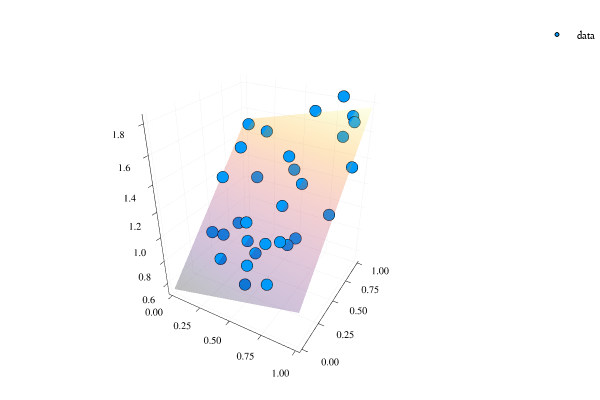

The cell this chart's notebook holds for it:
### Markdown cell above
### Gradient Descent

**Idea:** To improve the prediction we can take the gradient of the loss w.r.t. $W$ and $b$ and perform gradient descent.

In contrast to TensorFlow or PyTorch in Python this is possible without tracing the operations in advance (Julia is just-in-time compiled, the *computational graph* is Julia’s own syntax).

### Code cell
# gradient steps and learning rate
steps = 100
ν = 0.02

# gradient descent
for i=1:steps
  g = gradient(() -> loss(model), params(W, b))
  W .-= ν .* g[W]
  b .-= ν .* g[b]
  printloss(model, i)
end

# plot
plotting(model)

### Figure 1 — Plotly figure (JSON) as saved in the notebook; plotly's stock layout.template omitted (floating-point values rounded to 4 significant figures; data arrays with more than 128 entries replaced by an {"elided": "..."} marker saying what was removed)
{"data": [{"colorbar": {"title": ""}, "legendgroup": "data", "marker": {"color": "rgba(0, 154, 250, 1.000)", "line": {"color": "rgba(0, 0, 0, 1.000)", "width": 1}, "size": 4, "symbol": "circle"}, "mode": "markers", "name": "data", "showlegend": true, "type": "scatter3d", "x": [0.5552, 0.239, 0.9986, 0.5321, 0.953, 0.6309, 0.7381, 0.7121, 0.906, 0.7526, 0.05186, 0.09495, 0.7958, 0.2005, 0.6196, 0.8544, 0.2879, 0.5947, 0.3981, 0.0379, 0.1212, 0.5399, 0.8819, 0.2872, 0.7805, 0.5436, 0.6951, 0.4496, 0.5861, 0.2894], "xaxis": "x1", "y": [0.1221, 0.9237, 0.7082, 0.1245, 0.4856, 0.2307, 0.06449, 0.2789, 0.9435, 0.3048, 0.9638, 0.3646, 0.996, 0.3587, 0.4761, 0.888, 0.4325, 0.9974, 0.3669, 0.6088, 0.742, 0.2522, 0.9748, 0.6985, 0.3651, 0.707, 0.6107, 0.2974, 0.7079, 0.1912], "yaxis": "y1", "z": [0.8909, 1.489, 1.462, 0.7192, 1.208, 1.024, 0.8527, 1.038, 1.676, 1.013, 1.499, 0.8554, 1.821, 0.873, 1.18, 1.58, 0.962, 1.686, 1.038, 1.191, 1.401, 0.9005, 1.704, 1.215, 1.038, 1.437, 1.306, 0.9411, 1.345, 0.7975], "zmax": null, "zmin": null}, {"colorbar": {"title": ""}, "colorscale": [[0, "rgba(0, 0, 4, 0.500)"], [0.03448, "rgba(4, 3, 20, 0.500)"], [0.06897, "rgba(13, 8, 41, 0.500)"], [0.1034, "rgba(24, 12, 60, 0.500)"], [0.1379, "rgba(38, 12, 81, 0.500)"], [0.1724, "rgba(54, 9, 97, 0.500)"], [0.2069, "rgba(69, 10, 105, 0.500)"], [0.2414, "rgba(84, 15, 109, 0.500)"], [0.2759, "rgba(97, 19, 110, 0.500)"], [0.3103, "rgba(111, 25, 110, 0.500)"], [0.3448, "rgba(125, 30, 109, 0.500)"], [0.3793, "rgba(140, 35, 105, 0.500)"], [0.4138, "rgba(154, 40, 101, 0.500)"], [0.4483, "rgba(166, 45, 96, 0.500)"], [0.4828, "rgba(180, 51, 89, 0.500)"], [0.5172, "rgba(193, 58, 80, 0.500)"], [0.5517, "rgba(206, 67, 71, 0.500)"], [0.5862, "rgba(216, 76, 62, 0.500)"], [0.6207, "rgba(226, 87, 52, 0.500)"], [0.6552, "rgba(235, 100, 41, 0.500)"], [0.6897, "rgba(241, 115, 29, 0.500)"], [0.7241, "rgba(247, 130, 18, 0.500)"], [0.7586, "rgba(250, 144, 8, 0.500)"], [0.7931, "rgba(252, 161, 8, 0.500)"], [0.8276, "rgba(252, 178, 22, 0.500)"], [0.8621, "rgba(250, 196, 42, 0.500)"], [0.8966, "rgba(246, 213, 67, 0.500)"], [0.931, "rgba(243, 229, 93, 0.500)"], [0.9655, "rgba(242, 244, 130, 0.500)"], [1, "rgba(252, 255, 164, 0.500)"]], "hoverinfo": "none", "name": "y2", "opacity": 0.5, "showlegend": false, "showscale": false, "type": "surface", "x": [0, 0.0101, 0.0202, 0.0303, 0.0404, 0.05051, 0.06061, 0.07071, 0.08081, 0.09091, 0.101, 0.1111, 0.1212, 0.1313, 0.1414, 0.1515, 0.1616, 0.1717, 0.1818, 0.1919, 0.202, 0.2121, 0.2222, 0.2323, 0.2424, 0.2525, 0.2626, 0.2727, 0.2828, 0.2929, 0.303, 0.3131, 0.3232, 0.3333, 0.3434, 0.3535, 0.3636, 0.3737, 0.3838, 0.3939, 0.404, 0.4141, 0.4242, 0.4343, 0.4444, 0.4545, 0.4646, 0.4747, 0.4848, 0.4949, 0.5051, 0.5152, 0.5253, 0.5354, 0.5455, 0.5556, 0.5657, 0.5758, 0.5859, 0.596, 0.6061, 0.6162, 0.6263, 0.6364, 0.6465, 0.6566, 0.6667, 0.6768, 0.6869, 0.697, 0.7071, 0.7172, 0.7273, 0.7374, 0.7475, 0.7576, 0.7677, 0.7778, 0.7879, 0.798, 0.8081, 0.8182, 0.8283, 0.8384, 0.8485, 0.8586, 0.8687, 0.8788, 0.8889, 0.899, 0.9091, 0.9192, 0.9293, 0.9394, 0.9495, 0.9596, 0.9697, 0.9798, 0.9899, 1], "xaxis": "x1", "y": [0, 0.0101, 0.0202, 0.0303, 0.0404, 0.05051, 0.06061, 0.07071, 0.08081, 0.09091, 0.101, 0.1111, 0.1212, 0.1313, 0.1414, 0.1515, 0.1616, 0.1717, 0.1818, 0.1919, 0.202, 0.2121, 0.2222, 0.2323, 0.2424, 0.2525, 0.2626, 0.2727, 0.2828, 0.2929, 0.303, 0.3131, 0.3232, 0.3333, 0.3434, 0.3535, 0.3636, 0.3737, 0.3838, 0.3939, 0.404, 0.4141, 0.4242, 0.4343, 0.4444, 0.4545, 0.4646, 0.4747, 0.4848, 0.4949, 0.5051, 0.5152, 0.5253, 0.5354, 0.5455, 0.5556, 0.5657, 0.5758, 0.5859, 0.596, 0.6061, 0.6162, 0.6263, 0.6364, 0.6465, 0.6566, 0.6667, 0.6768, 0.6869, 0.697, 0.7071, 0.7172, 0.7273, 0.7374, 0.7475, 0.7576, 0.7677, 0.7778, 0.7879, 0.798, 0.8081, 0.8182, 0.8283, 0.8384, 0.8485, 0.8586, 0.8687, 0.8788, 0.8889, 0.899, 0.9091, 0.9192, 0.9293, 0.9394, 0.9495, 0.9596, 0.9697, 0.9798, 0.9899, 1], "yaxis": "y1", "z": {"elided": "100x100 float values"}, "zmax": 1.776, "zmin": 0.5375}], "layout": {"annotations": [], "height": 400, "legend": {"bgcolor": "rgba(255, 255, 255, 1.000)", "bordercolor": "rgba(0, 0, 0, 1.000)", "font": {"color": "rgba(0, 0, 0, 1.000)", "family": "sans-serif", "size": 11}, "tracegroupgap": 0, "x": 1, "y": 1}, "margin": {"b": 20, "l": 0, "r": 0, "t": 20}, "paper_bgcolor": "rgba(255, 255, 255, 1.000)", "plot_bgcolor": "rgba(255, 255, 255, 1.000)", "scene": {"camera": {"eye": {"x": 1.126, "y": -1.95, "z": 1.3}}, "xaxis": {"anchor": "y1", "domain": [0.06582, 0.9934], "gridcolor": "rgba(0, 0, 0, 0.100)", "gridwidth": 0.5, "linecolor": "rgba(0, 0, 0, 1.000)", "mirror": false, "range": [-0.03, 1.03], "showgrid": true, "showline": true, "showticklabels": true, "tickangle": 0, "tickcolor": "rgb(0, 0, 0)", "tickfont": {"color": "rgba(0, 0, 0, 1.000)", "family": "sans-serif", "size": 11}, "tickmode": "array", "ticks": "inside", "ticktext": ["0.00", "0.25", "0.50", "0.75", "1.00"], "tickvals": [0, 0.25, 0.5, 0.75, 1], "title": "", "titlefont": {"color": "rgba(0, 0, 0, 1.000)", "family": "sans-serif", "size": 15}, "type": "-", "visible": true, "zeroline": false, "zerolinecolor": "rgba(0, 0, 0, 1.000)"}, "yaxis": {"anchor": "x1", "domain": [0.03762, 0.9902], "gridcolor": "rgba(0, 0, 0, 0.100)", "gridwidth": 0.5, "linecolor": "rgba(0, 0, 0, 1.000)", "mirror": false, "range": [-0.03, 1.03], "showgrid": true, "showline": true, "showticklabels": true, "tickangle": 0, "tickcolor": "rgb(0, 0, 0)", "tickfont": {"color": "rgba(0, 0, 0, 1.000)", "family": "sans-serif", "size": 11}, "tickmode": "array", "ticks": "inside", "ticktext": ["0.00", "0.25", "0.50", "0.75", "1.00"], "tickvals": [0, 0.25, 0.5, 0.75, 1], "title": "", "titlefont": {"color": "rgba(0, 0, 0, 1.000)", "family": "sans-serif", "size": 15}, "type": "-", "visible": true, "zeroline": false, "zerolinecolor": "rgba(0, 0, 0, 1.000)"}, "zaxis": {"gridcolor": "rgba(0, 0, 0, 0.100)", "gridwidth": 0.5, "linecolor": "rgba(0, 0, 0, 1.000)", "mirror": false, "range": [0.499, 1.859], "showgrid": true, "showline": true, "showticklabels": true, "tickangle": 0, "tickcolor": "rgb(0, 0, 0)", "tickfont": {"color": "rgba(0, 0, 0, 1.000)", "family": "sans-serif", "size": 11}, "tickmode": "array", "ticks": "inside", "ticktext": ["0.6", "0.8", "1.0", "1.2", "1.4", "1.6", "1.8"], "tickvals": [0.6, 0.8, 1, 1.2, 1.4, 1.6, 1.8], "title": "", "titlefont": {"color": "rgba(0, 0, 0, 1.000)", "family": "sans-serif", "size": 15}, "type": "-", "visible": true, "zeroline": false, "zerolinecolor": "rgba(0, 0, 0, 1.000)"}}, "showlegend": true, "width": 600}}
